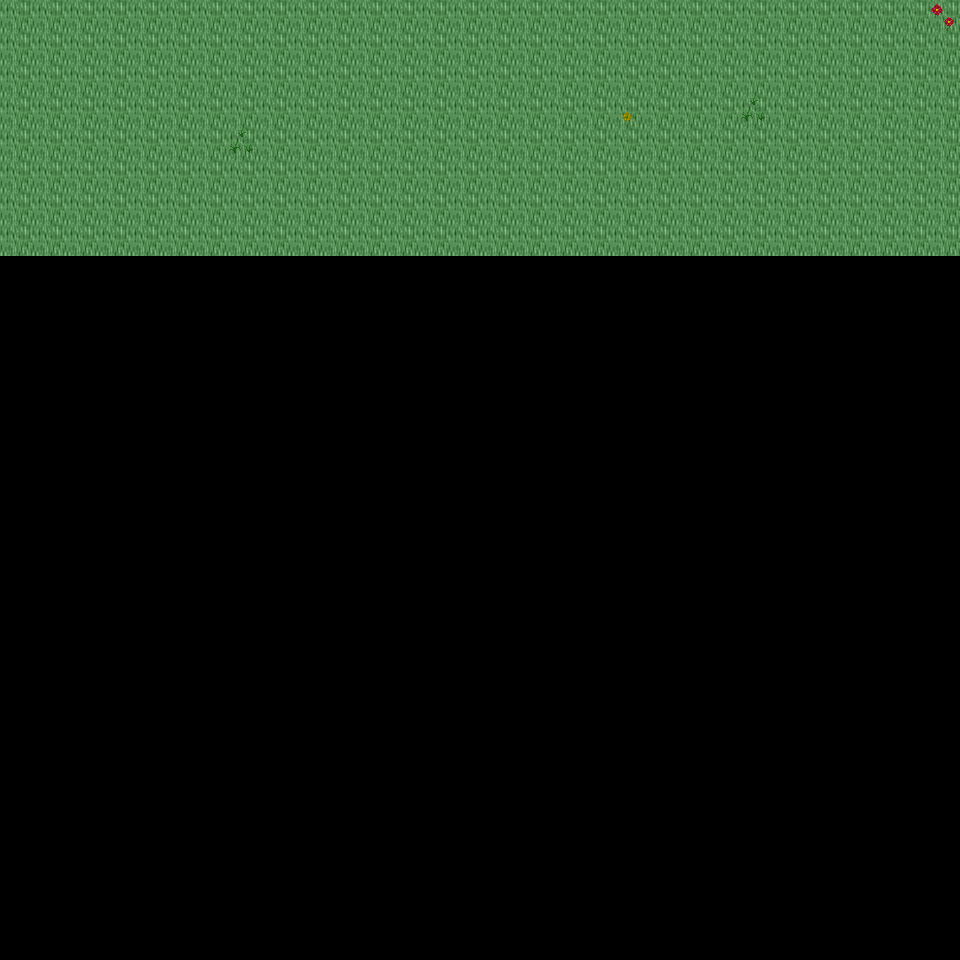

This is a level from a 2D game, rendered from its Tiled map with the project's own tilesets. A one-line summary and the map file follow, with tile-layer data summarised:
An orthogonal 30x30 tile map with 32x32 px tiles, 6 tile layers (Ground, Object, Object2, Above, ...), 29 tilesets and 3 objects (3x mapExit).

<map version="1.0" orientation="orthogonal" renderorder="right-down" width="30" height="30" tilewidth="32" tileheight="32" nextobjectid="4">
  <tileset firstgid="1" name="tileset_ground_ground" tilewidth="32" tileheight="32" tilecount="33" columns="3">
    <image source="../drawable/tileset_ground_ground.png" width="96" height="352" />
  </tileset>
  <tileset firstgid="34" name="tileset_ground_ridge_earth_dark" tilewidth="32" tileheight="32" tilecount="96" columns="12">
    <image source="../drawable/tileset_ground_ridge_earth_dark.png" width="384" height="256" />
  </tileset>
  <tileset firstgid="130" name="tileset_ground_rock_pebbles" tilewidth="32" tileheight="32" tilecount="3" columns="1">
    <image source="../drawable/tileset_ground_rock_pebbles.png" width="32" height="96" />
  </tileset>
  <tileset firstgid="133" name="tileset_ground_ladder_steps" tilewidth="32" tileheight="32" tilecount="6" columns="3">
    <image source="../drawable/tileset_ground_ladder_steps.png" width="96" height="64" />
  </tileset>
  <tileset firstgid="139" name="tileset_ground_grass_edges" tilewidth="32" tileheight="32" tilecount="36" columns="12">
    <image source="../drawable/tileset_ground_grass_edges.png" width="384" height="96" />
  </tileset>
  <tileset firstgid="175" name="tileset_ground_grass_corners" tilewidth="32" tileheight="32" tilecount="24" columns="6">
    <image source="../drawable/tileset_ground_grass_corners.png" width="192" height="128" />
  </tileset>
  <tileset firstgid="199" name="tileset_ground_earth_edges" tilewidth="32" tileheight="32" tilecount="18" columns="6">
    <image source="../drawable/tileset_ground_earth_edges.png" width="192" height="96" />
  </tileset>
  <tileset firstgid="217" name="tileset_plant_flower_daisy_white" tilewidth="32" tileheight="32" tilecount="8" columns="2">
    <image source="../drawable/tileset_plant_flower_daisy_white.png" width="64" height="128" />
  </tileset>
  <tileset firstgid="225" name="tileset_item_corpse_huge_animal" tilewidth="32" tileheight="32" tilecount="16" columns="2">
    <image source="../drawable/tileset_item_corpse_huge_animal.png" width="64" height="256" />
  </tileset>
  <tileset firstgid="241" name="tileset_plant_grasses" tilewidth="32" tileheight="32" tilecount="6" columns="3">
    <image source="../drawable/tileset_plant_grasses.png" width="96" height="64" />
  </tileset>
  <tileset firstgid="247" name="tileset_plant_flower_daisy_blue" tilewidth="32" tileheight="32" tilecount="8" columns="2">
    <image source="../drawable/tileset_plant_flower_daisy_blue.png" width="64" height="128" />
  </tileset>
  <tileset firstgid="255" name="tileset_plant_flower_daisy_yellow" tilewidth="32" tileheight="32" tilecount="8" columns="2">
    <image source="../drawable/tileset_plant_flower_daisy_yellow.png" width="64" height="128" />
  </tileset>
  <tileset firstgid="263" name="tileset_plant_flower_daisy_red" tilewidth="32" tileheight="32" tilecount="8" columns="2">
    <image source="../drawable/tileset_plant_flower_daisy_red.png" width="64" height="128" />
  </tileset>
  <tileset firstgid="271" name="tileset_plant_bush_bushes" tilewidth="32" tileheight="32" tilecount="10" columns="5">
    <image source="../drawable/tileset_plant_bush_bushes.png" width="160" height="64" />
  </tileset>
  <tileset firstgid="281" name="tileset_plant_stump_stump_brown" tilewidth="32" tileheight="32" tilecount="4" columns="2">
    <image source="../drawable/tileset_plant_stump_stump_brown.png" width="64" height="64" />
  </tileset>
  <tileset firstgid="285" name="tileset_logic_creature_orc" tilewidth="32" tileheight="32" tilecount="6" columns="6">
    <image source="../drawable/tileset_logic_creature_orc.png" width="192" height="32" />
  </tileset>
  <tileset firstgid="291" name="tileset_logic_creature_gnome" tilewidth="32" tileheight="32" tilecount="6" columns="6">
    <image source="../drawable/tileset_logic_creature_gnome.png" width="192" height="32" />
  </tileset>
  <tileset firstgid="297" name="tileset_logic_portal" tilewidth="32" tileheight="32" tilecount="24" columns="8">
    <image source="../drawable/tileset_logic_portal.png" width="256" height="96" />
  </tileset>
  <tileset firstgid="321" name="tileset_logic_creature_animal" tilewidth="32" tileheight="32" tilecount="32" columns="8">
    <image source="../drawable/tileset_logic_creature_animal.png" width="256" height="128" />
  </tileset>
  <tileset firstgid="353" name="tileset_logic_collision" tilewidth="32" tileheight="32" tilecount="1" columns="1">
    <image source="../drawable/tileset_logic_collision.png" width="32" height="32" />
  </tileset>
  <tileset firstgid="354" name="tileset_plant_tree_dead_tree_5" tilewidth="32" tileheight="32" tilecount="20" columns="4">
    <image source="../drawable/tileset_plant_tree_dead_tree_5.png" width="128" height="160" />
  </tileset>
  <tileset firstgid="374" name="tileset_plant_tree_dead_tree_6" tilewidth="32" tileheight="32" tilecount="20" columns="4">
    <image source="../drawable/tileset_plant_tree_dead_tree_6.png" width="128" height="160" />
  </tileset>
  <tileset firstgid="394" name="tileset_plant_tree_dead_tree_7" tilewidth="32" tileheight="32" tilecount="20" columns="4">
    <image source="../drawable/tileset_plant_tree_dead_tree_7.png" width="128" height="160" />
  </tileset>
  <tileset firstgid="414" name="tileset_plant_bush_large_dead" tilewidth="32" tileheight="32" tilecount="2" columns="1">
    <image source="../drawable/tileset_plant_bush_large_dead.png" width="32" height="64" />
  </tileset>
  <tileset firstgid="416" name="tileset_plant_bush_large_wide_dead" tilewidth="32" tileheight="32" tilecount="4" columns="2">
    <image source="../drawable/tileset_plant_bush_large_wide_dead.png" width="64" height="64" />
  </tileset>
  <tileset firstgid="420" name="tileset_plant_grasses_wildland" tilewidth="32" tileheight="32" tilecount="4" columns="4">
    <image source="../drawable/tileset_plant_grasses_wildland.png" width="128" height="32" />
  </tileset>
  <tileset firstgid="424" name="tileset_object_skullsonspikes_l" tilewidth="32" tileheight="32" tilecount="12" columns="4">
    <image source="../drawable/tileset_object_skullsonspikes_l.png" width="128" height="96" />
  </tileset>
  <tileset firstgid="436" name="tileset_object_skullsonspikes_r" tilewidth="32" tileheight="32" tilecount="12" columns="4">
    <image source="../drawable/tileset_object_skullsonspikes_r.png" width="128" height="96" />
  </tileset>
  <tileset firstgid="448" name="tileset_logic_item_herb" tilewidth="32" tileheight="32" tilecount="5" columns="5">
    <image source="../drawable/tileset_logic_item_herb.png" width="160" height="32" />
  </tileset>
  <layer name="Ground" width="30" height="30">
    <data>[900 cells, 240 non-empty, 1 distinct tile ids]</data>
  </layer>
  <layer name="Object" width="30" height="30">
    <data>[900 cells, 0 non-empty, 0 distinct tile ids]</data>
  </layer>
  <layer name="Object2" width="30" height="30">
    <data>[900 cells, 4 non-empty, 3 distinct tile ids]</data>
  </layer>
  <layer name="Above" width="30" height="30">
    <data>[900 cells, 0 non-empty, 0 distinct tile ids]</data>
  </layer>
  <layer name="Above2" width="30" height="30">
    <data>[900 cells, 0 non-empty, 0 distinct tile ids]</data>
  </layer>
  <layer name="Walkable" width="30" height="30">
    <data>[900 cells, 0 non-empty, 0 distinct tile ids]</data>
  </layer>
  <objectgroup name="MapEvents">
    <object id="1" name="north" type="mapExit" x="0" y="0" width="960" height="32">
      <properties>
        <property name="map" value="level_0_x88_y62" />
        <property name="x" value="0" />
        <property name="y" value="28" />
      </properties>
    </object>
    </objectgroup>
</map>
<!-- 2 of 3 objects omitted -->
